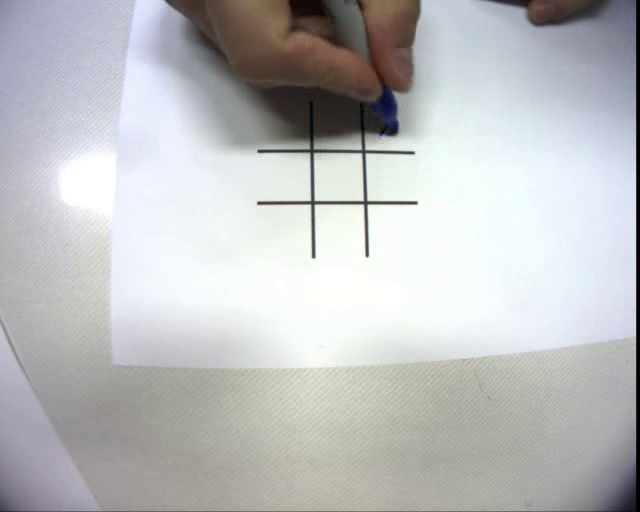
#> input picture frame 33 of xo2c.avi, 640 x 512 px
$ python contours.py
#> lines starting #> are read from the running program, lines starting #| are printed output that depends on the picture; after the words box and inside, x2 and y2 are one past the last pixel; in counts of white or black regions, pixels touching at a corner belong together
import cv2
import numpy as np

cap = cv2.VideoCapture('xo2c.avi')
while cap.isOpened():
    ret, frame = cap.read()
#> frame is the input picture: shape (512, 640, 3); mean B, G, R 191.5, 190.4, 189.2
    if not ret:
        break

    grayImage = cv2.cvtColor(frame, cv2.COLOR_BGR2GRAY)
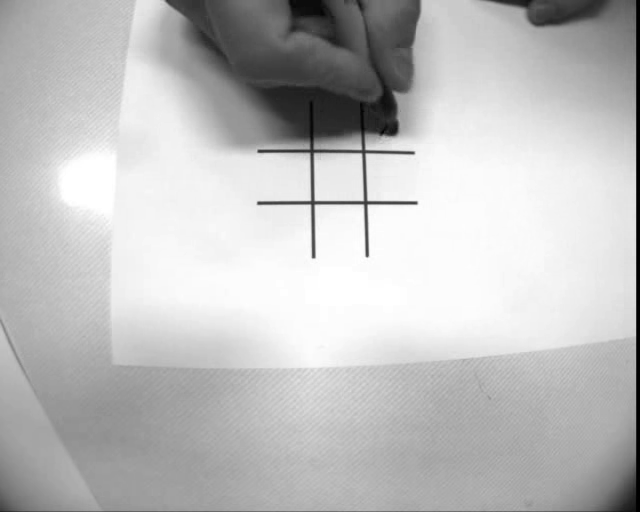
#> grayImage: shape (512, 640); min 0, max 255, mean 190.2
    #edges = cv2.Canny(grayImage, 100, 150, apertureSize=3)
    ret, thresh = cv2.threshold(grayImage, 127, 255, 0)
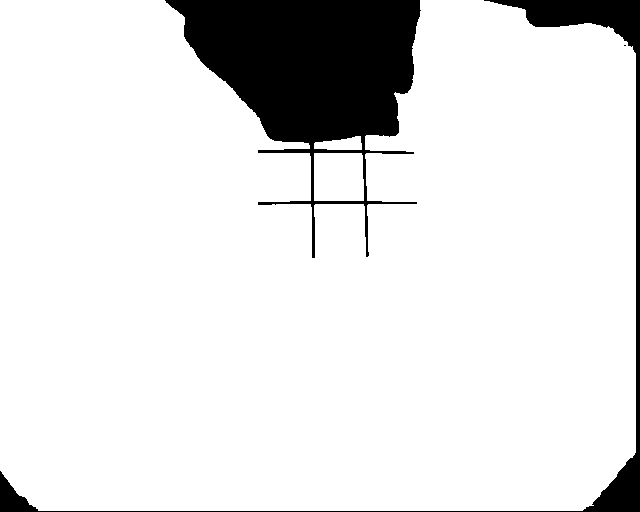
#> thresh: shape (512, 640); 88.8% white; 3 black regions (1 under 20 px)
    im2, contours = cv2.findContours(thresh, cv2.RETR_TREE, cv2.CHAIN_APPROX_SIMPLE)
#> im2 = 4 contours, 1 with area under 20; largest, box (x1, y1, x2, y2) and area: (0, 0, 636, 511) 286612, (314, 153, 364, 201) 2276, (314, 136, 362, 150) 428; contours = [[1, -1, -1, -1], [2, 0, -1, -1], [-1, 1, 3, -1], [-1, -1, -1, 2]]
    canvas = np.zeros_like(frame)

#> (the run stopped early here; a loop or call above may not have finished)

$ run again, starting later in the video
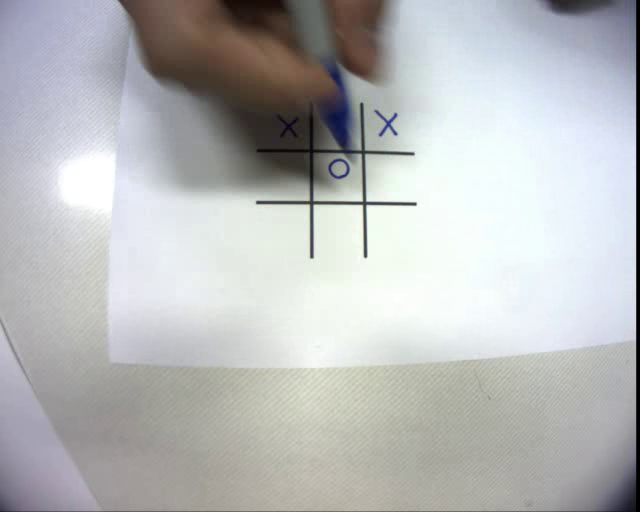
#> input picture frame 150 of xo2c.avi, 640 x 512 px
#> frame is the input picture: shape (512, 640, 3); mean B, G, R 186.5, 185.9, 184.4
#> `grayImage = cv2.cvtColor(frame, cv2.COLOR_BGR2GRAY)`:
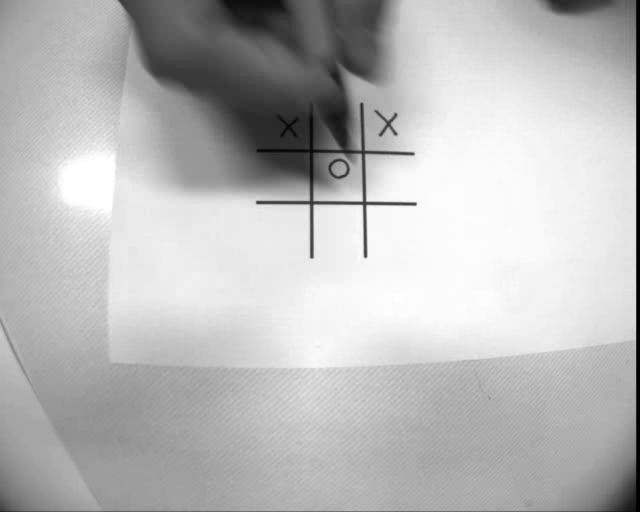
#> grayImage: shape (512, 640); min 0, max 255, mean 185.5
#> `ret, thresh = cv2.threshold(grayImage, 127, 255, 0)`:
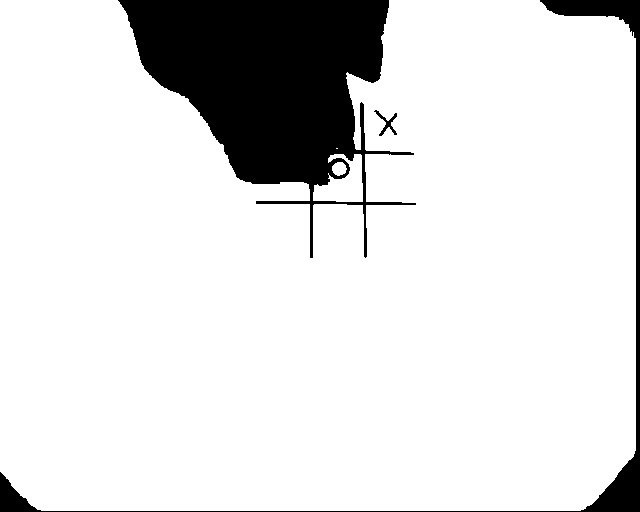
#> thresh: shape (512, 640); 87.1% white; 3 black regions
#> im2 = 5 contours, 1 with area under 20; largest, box (x1, y1, x2, y2) and area: (0, 0, 636, 511) 282430, (313, 154, 363, 202) 1320, (373, 109, 398, 137) 212, (332, 162, 347, 176) 139; contours = [[1, -1, -1, -1], [2, 0, -1, -1], [3, 1, -1, -1], [-1, 2, 4, -1], [-1, -1, -1, 3]]

$ run again, starting later in the video
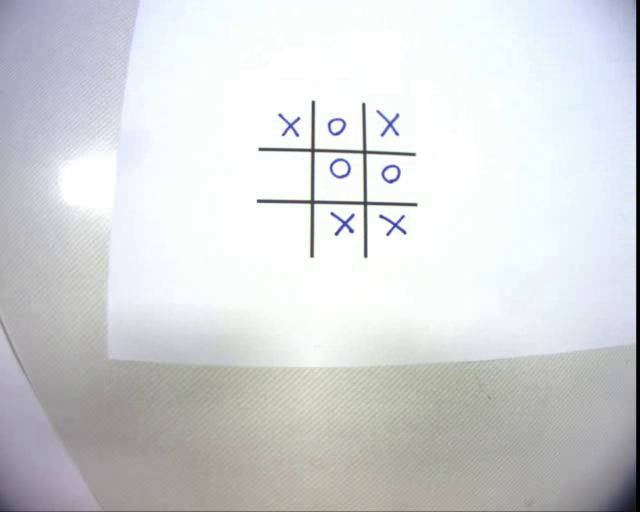
#> input picture frame 267 of xo2c.avi, 640 x 512 px
#> frame is the input picture: shape (512, 640, 3); mean B, G, R 216.2, 214.6, 212.4
#> `grayImage = cv2.cvtColor(frame, cv2.COLOR_BGR2GRAY)`:
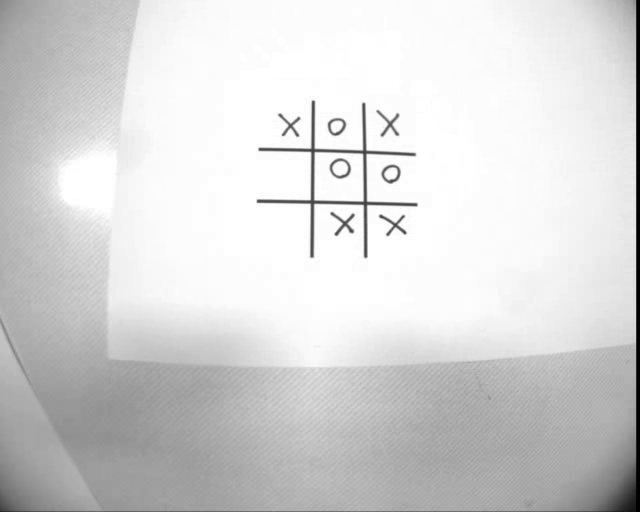
#> grayImage: shape (512, 640); min 0, max 255, mean 214.1
#> `ret, thresh = cv2.threshold(grayImage, 127, 255, 0)`:
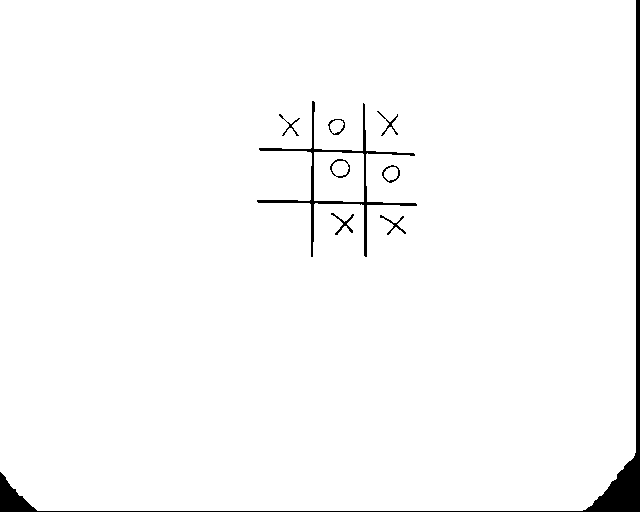
#> thresh: shape (512, 640); 97.9% white; 9 black regions
#> im2 = 17 contours, 4 with area under 20; largest, box (x1, y1, x2, y2) and area: (0, 0, 636, 511) 321806, (256, 100, 418, 258) 4529, (314, 152, 364, 202) 2350, (381, 164, 401, 184) 261, (330, 212, 355, 236) 161; contours = 17 rows, first 6: [-1, -1, 1, -1], [2, -1, -1, 0], [3, 1, -1, 0], [5, 2, 4, 0], [-1, -1, -1, 3], [6, 3, -1, 0]
